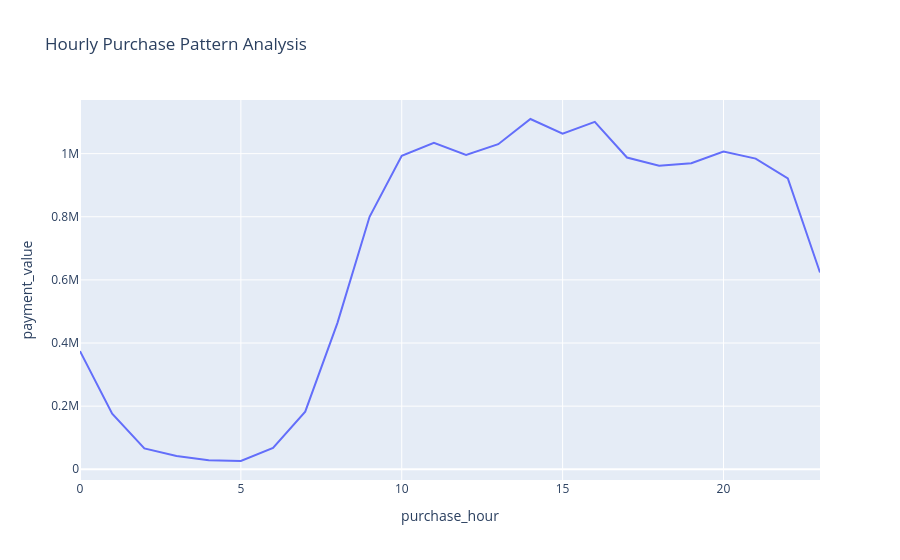

Write notebook code for a chart like this one.
### Code cell
# 6. Hourly Purchase Pattern Analysis

data = df.groupby('purchase_hour')['payment_value'].sum().reset_index()

fig = px.line(data,
    x = 'purchase_hour',
    y = 'payment_value',
    title= 'Hourly Purchase Pattern Analysis')

fig.show()

### Figure 1 — Plotly figure (JSON) as saved in the notebook; plotly's stock layout.template omitted (floating-point values rounded to 4 significant figures)
{"data": [{"hovertemplate": "purchase_hour=%{x}<br>payment_value=%{y}<extra></extra>", "legendgroup": "", "line": {"color": "#636efa", "dash": "solid"}, "marker": {"symbol": "circle"}, "mode": "lines", "name": "", "orientation": "v", "showlegend": false, "type": "scatter", "x": [0, 1, 2, 3, 4, 5, 6, 7, 8, 9, 10, 11, 12, 13, 14, 15, 16, 17, 18, 19, 20, 21, 22, 23], "xaxis": "x", "y": [374400.0, 176000.0, 66210.0, 41910.0, 28580.0, 26220.0, 67680.0, 182600.0, 463200.0, 799900.0, 993500.0, 1034000.0, 996000.0, 1030000.0, 1110000.0, 1063000.0, 1101000.0, 987800.0, 961700.0, 969500.0, 1007000.0, 984400.0, 921700.0, 623400.0], "yaxis": "y"}], "layout": {"legend": {"tracegroupgap": 0}, "title": {"text": "Hourly Purchase Pattern Analysis"}, "xaxis": {"anchor": "y", "domain": [0, 1], "title": {"text": "purchase_hour"}}, "yaxis": {"anchor": "x", "domain": [0, 1], "title": {"text": "payment_value"}}}}
